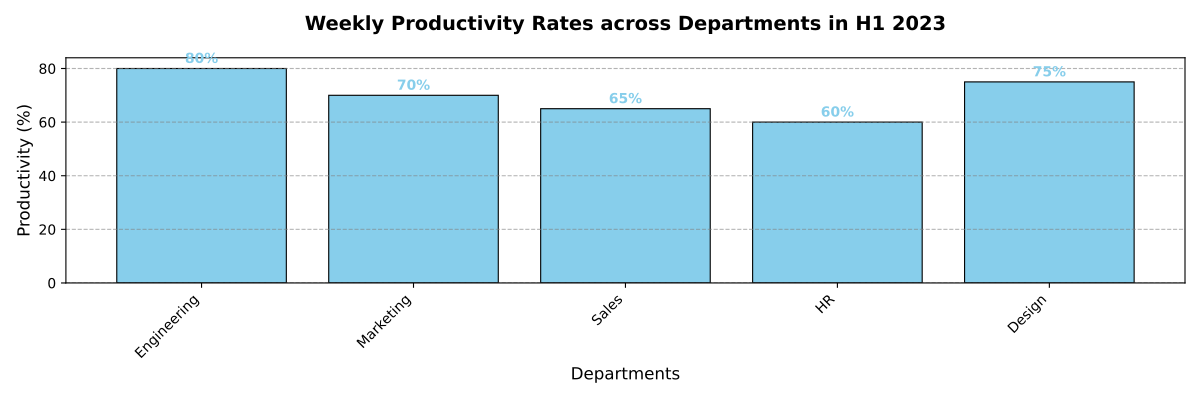

Recreate this plot in Python.
import matplotlib.pyplot as plt
import numpy as np

# Data for the bar chart
departments = ['Engineering', 'Marketing', 'Sales', 'HR', 'Design']
work_hours = [45, 40, 38, 35, 42]
stress_levels = [75, 50, 60, 40, 55]
productivity = np.array([80, 70, 65, 60, 75])

# Plotting the charts
fig, ax1 = plt.subplots(figsize=(12, 8))

# Create bar chart for average work hours with shuffled color
bars = ax1.bar(departments, work_hours, color='coral', edgecolor='black', linewidth=0.8)

# Adding data labels above each bar
for bar in bars:
    yval = bar.get_height()
    ax1.text(bar.get_x() + bar.get_width()/2, yval + 1, f"{yval} hrs", ha='center', va='bottom', color='black', fontsize=10, fontweight='bold')

# Secondary y-axis for stress levels with shuffled color
ax2 = ax1.twinx()
ax2.plot(departments, stress_levels, color='green', marker='o', linestyle='-', linewidth=2.5, label='Stress Levels (%)')

# Adding stress level labels
for i, level in enumerate(stress_levels):
    ax2.text(i, level + 2, f"{level}%", ha='center', va='bottom', color='green', fontsize=10)

# Titles and labels
ax1.set_title('Exploring Work Hours vs Stress Levels in Tech Departments (H1 2023)', fontsize=14, fontweight='bold', pad=20)
ax1.set_ylabel('Average Work Hours per Week', fontsize=12)
ax1.set_xlabel('Departments', fontsize=12)
ax2.set_ylabel('Stress Levels (%)', fontsize=12, color='green')

# Set x-ticks and adjust x-labels to avoid overlap
ax1.set_xticks(np.arange(len(departments)))
ax1.set_xticklabels(departments, rotation=45, ha='right', fontsize=10)

# Enable grid lines on y-axis of the bar chart
ax1.yaxis.grid(True, linestyle='--', which='major', color='grey', alpha=0.6)

# Plotting subplots for productivity data with shuffled color
fig, ax3 = plt.subplots(figsize=(12, 4))
ax3.bar(departments, productivity, color='skyblue', edgecolor='black', linewidth=0.8)

# Adding data labels above each bar
for i, value in enumerate(productivity):
    ax3.text(i, value + 1, f"{value}%", ha='center', va='bottom', color='skyblue', fontsize=10, fontweight='bold')

# Titles and labels
ax3.set_title('Weekly Productivity Rates across Departments in H1 2023', fontsize=14, fontweight='bold', pad=20)
ax3.set_ylabel('Productivity (%)', fontsize=12)
ax3.set_xlabel('Departments', fontsize=12)

# Set x-ticks and adjust x-labels to avoid overlap
ax3.set_xticks(np.arange(len(departments)))
ax3.set_xticklabels(departments, rotation=45, ha='right', fontsize=10)

# Enable grid lines on y-axis of the productivity chart
ax3.yaxis.grid(True, linestyle='--', which='major', color='grey', alpha=0.6)

# Final layout adjustment
plt.tight_layout()

# Display the plots
plt.show()
